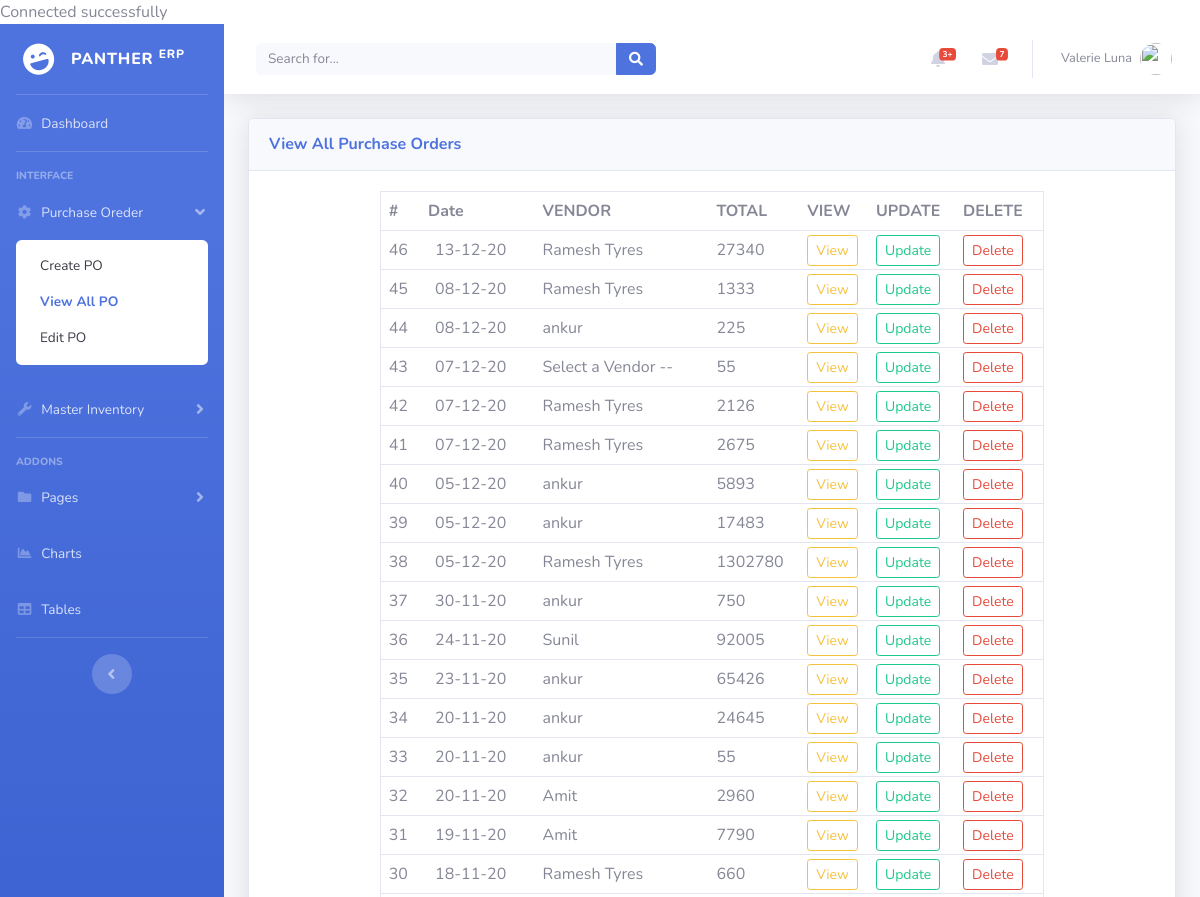
/view_po_all.php (upper part), run on an earlier commit of the app's database.
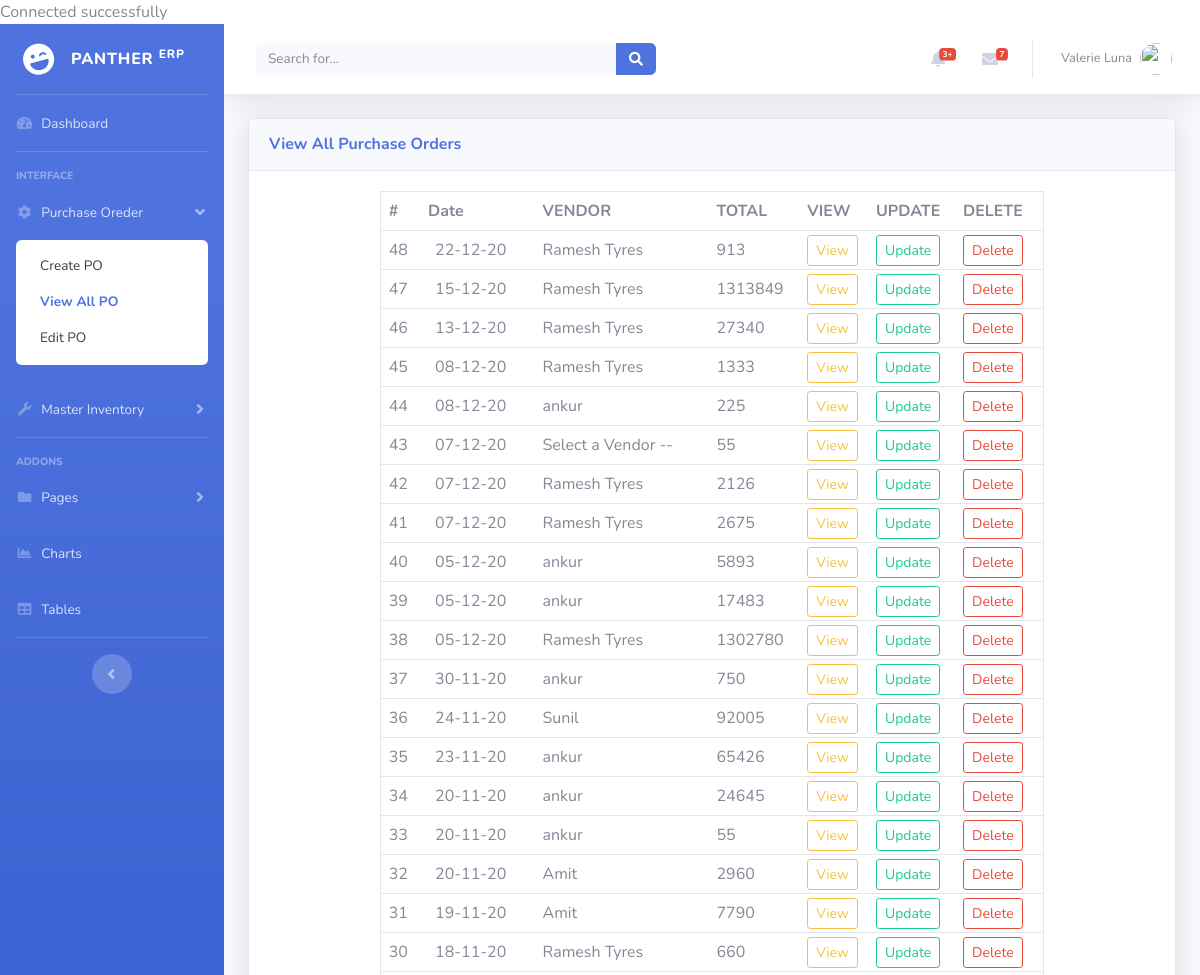
And on a later commit of the database.
### tables this page shows
CREATE TABLE `purchase_order` (
  `po_no` int(5) NOT NULL,
  `date` timestamp NULL DEFAULT CURRENT_TIMESTAMP,
  `vendor_id` int(5) DEFAULT NULL,
  `item1_id` int(5) DEFAULT NULL,
  `item2_id` varchar(5) DEFAULT NULL,
  `item3_id` varchar(5) DEFAULT NULL,
  `item4_id` varchar(5) DEFAULT NULL,
  `item5_id` varchar(5) DEFAULT NULL,
  `item6_id` varchar(5) DEFAULT NULL,
  `item7_id` varchar(5) DEFAULT NULL,
  `item8_id` varchar(5) DEFAULT NULL,
  `item9_id` varchar(5) DEFAULT NULL,
  `item10_id` varchar(5) DEFAULT NULL,
  `item11_id` varchar(5) DEFAULT NULL,
  `item12_id` varchar(5) DEFAULT NULL,
  `qty1` int(5) DEFAULT NULL,
  `qty2` varchar(5) DEFAULT NULL,
  `qty3` varchar(5) DEFAULT NULL,
  `qty4` varchar(5) DEFAULT NULL,
  `qty5` varchar(5) DEFAULT NULL,
  `qty6` varchar(5) DEFAULT NULL,
  `qty7` varchar(5) DEFAULT NULL,
  `qty8` varchar(5) DEFAULT NULL,
  `qty9` varchar(5) DEFAULT NULL,
  `qty10` varchar(5) DEFAULT NULL,
  `qty11` varchar(5) DEFAULT NULL,
  `qty12` varchar(5) DEFAULT NULL,
  `total` int(10) NOT NULL,
  `shipping` varchar(5) DEFAULT NULL,
  `status` varchar(5) DEFAULT NULL
);

CREATE TABLE `vendor` (
  `vendor_id` int(6) NOT NULL,
  `name` varchar(100) NOT NULL,
  `number` varchar(15) NOT NULL,
  `address` varchar(100) NOT NULL,
  `email` varchar(50) NOT NULL,
  `gst_no` varchar(15) NOT NULL
);

### view_po_all.php (the view, shortened to what the changed rows need)
<?php
require_once("DB_POS.php");
?>
<!DOCTYPE html>
<html lang="en">
<head>
  <link href="vendor/fontawesome-free/css/all.min.css" rel="stylesheet" type="text/css">
  <link href="css/sb-admin-2.min.css" rel="stylesheet">
</head>
<body id="page-top">
  <div id="wrapper">
    <div id="content-wrapper" class="d-flex flex-column">
      <div id="content">
        <div class="container-fluid">
          <div class="row">
            <div class="col-lg-12">
              <div class="card shadow mb-4">
                <div class="card-body">
                <center>
                  <table  class="w-75 class="table mt-5  border-top " >
                      <thead>
                        <tr class = "border m-5">
                            <th scope="col" class="p-2">#</th>
                            <th scope="col" >Date</th>
                            <th scope="col">VENDOR</th>
                            <th scope="col">TOTAL</th>
                            <th scope="col">VIEW</th>
                            <th scope="col">UPDATE</th>
                            <th scope="col">DELETE</th>
                        </tr>
                      </thead>
                      <?php
                      $sql = "SELECT * FROM purchase_order ORDER BY po_no DESC" ;
                      $stmt = $conn->query($sql);
                      while ($DataRows = $stmt->fetch()) {
                          $po_no = $DataRows["po_no"];
                          $date = $DataRows["date"];
                          $vendor_id = $DataRows["vendor_id"];
                          $total = $DataRows["total"];
                          $sql1 = "SELECT vendor_id, name FROM vendor WHERE vendor_id= $vendor_id";
                          $stmt1 = $conn->query($sql1);
                          while ($DataRows = $stmt1->fetch()) {
                              $vendor_name = $DataRows['name'];
                          }
                      ?>
                      <tr class = "border ">
                          <td class="p-2"><?php echo $po_no;?></td>
                          <td class="p-2"><?php echo date("d-m-y", strtotime($date));?></td>
                          <td><?php echo $vendor_name; ?></td>
                          <td><?php echo $total; ?></td>
                          <td><a class="btn btn-outline-warning btn-sm " href="view_po_single.php?id=<?php echo $po_no;?>">View</a></td>
                          <td><a class="btn btn-outline-success btn-sm" href="update_po.php?id=<?php echo $po_no;?>">Update</a></td>
                          <td><a class="btn btn-outline-danger btn-sm" href="delete_po.php?id=<?php echo $po_no;?>">Delete</a></td>
                      </tr>
                  <?php } ?>
                  </table>
              </center>
                </div>
              </div>
            </div>
          </div>
        </div>
      </div>
    </div>
  </div>
</body>
</html>

What changed in the data, as far as the page shows it:
added purchase_order: po_no "48", date "22-12-20", vendor.name "Ramesh Tyres", total "913"
added purchase_order: po_no "47", date "15-12-20", vendor.name "Ramesh Tyres", total "1313849"
